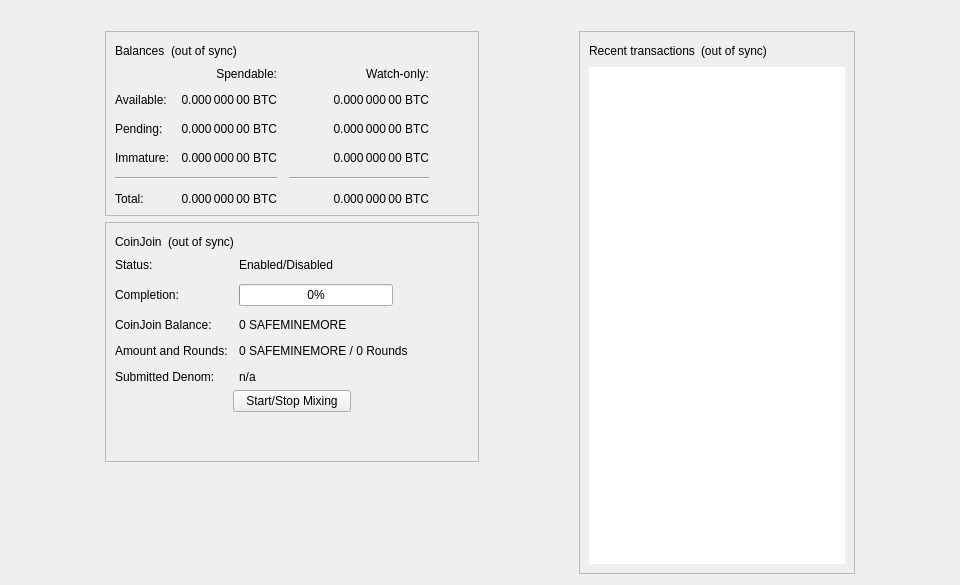
<?xml version="1.0" encoding="UTF-8"?>
<ui version="4.0">
 <class>OverviewPage</class>
 <widget class="QWidget" name="OverviewPage">
  <property name="geometry">
   <rect>
    <x>0</x>
    <y>0</y>
    <width>960</width>
    <height>585</height>
   </rect>
  </property>
  <property name="minimumSize">
   <size>
    <width>960</width>
    <height>0</height>
   </size>
  </property>
  <property name="windowTitle">
   <string>Form</string>
  </property>
  <layout class="QVBoxLayout" name="topLayout">
   <item>
    <widget class="QLabel" name="labelAlerts">
     <property name="visible">
      <bool>false</bool>
     </property>
     <property name="wordWrap">
      <bool>true</bool>
     </property>
     <property name="margin">
      <number>3</number>
     </property>
     <property name="textInteractionFlags">
      <set>Qt::TextSelectableByMouse</set>
     </property>
    </widget>
   </item>
   <item>
    <layout class="QHBoxLayout" name="horizontalLayout" stretch="1,0,1,0,1">
     <item>
      <spacer name="horizontalSpacerLeft">
       <property name="orientation">
        <enum>Qt::Horizontal</enum>
       </property>
       <property name="sizeType">
        <enum>QSizePolicy::Preferred</enum>
       </property>
       <property name="sizeHint" stdset="0">
        <size>
         <width>10</width>
         <height>20</height>
        </size>
       </property>
      </spacer>
     </item>
     <item>
      <layout class="QVBoxLayout" name="verticalLayout_2">
       <item>
        <widget class="QFrame" name="frame">
         <property name="frameShape">
          <enum>QFrame::StyledPanel</enum>
         </property>
         <property name="frameShadow">
          <enum>QFrame::Raised</enum>
         </property>
         <layout class="QVBoxLayout" name="verticalLayout_4">
          <item>
           <layout class="QHBoxLayout" name="horizontalLayout_4">
            <item>
             <widget class="QLabel" name="label_5">
              <property name="text">
               <string>Balances</string>
              </property>
             </widget>
            </item>
            <item>
             <widget class="QLabel" name="labelWalletStatus">
              <property name="toolTip">
               <string>The displayed information may be out of date. Your wallet automatically synchronizes with the Safeminemore network after a connection is established, but this process has not completed yet.</string>
              </property>
              <property name="text">
               <string notr="true">(out of sync)</string>
              </property>
              <property name="alignment">
               <set>Qt::AlignLeading|Qt::AlignLeft|Qt::AlignVCenter</set>
              </property>
             </widget>
            </item>
            <item>
             <spacer name="horizontalSpacer_3">
              <property name="orientation">
               <enum>Qt::Horizontal</enum>
              </property>
              <property name="sizeHint" stdset="0">
               <size>
                <width>40</width>
                <height>20</height>
               </size>
              </property>
             </spacer>
            </item>
           </layout>
          </item>
          <item>
           <layout class="QGridLayout" name="gridLayout">
            <property name="spacing">
             <number>12</number>
            </property>
            <item row="2" column="2">
             <widget class="QLabel" name="labelWatchPending">
              <property name="cursor">
               <cursorShape>IBeamCursor</cursorShape>
              </property>
              <property name="toolTip">
               <string>Unconfirmed transactions to watch-only addresses</string>
              </property>
              <property name="text">
               <string notr="true">0.000 000 00 BTC</string>
              </property>
              <property name="alignment">
               <set>Qt::AlignRight|Qt::AlignTrailing|Qt::AlignVCenter</set>
              </property>
              <property name="textInteractionFlags">
               <set>Qt::LinksAccessibleByMouse|Qt::TextSelectableByKeyboard|Qt::TextSelectableByMouse</set>
              </property>
             </widget>
            </item>
            <item row="2" column="1">
             <widget class="QLabel" name="labelUnconfirmed">
              <property name="cursor">
               <cursorShape>IBeamCursor</cursorShape>
              </property>
              <property name="toolTip">
               <string>Total of transactions that have yet to be confirmed, and do not yet count toward the spendable balance</string>
              </property>
              <property name="text">
               <string notr="true">0.000 000 00 BTC</string>
              </property>
              <property name="alignment">
               <set>Qt::AlignRight|Qt::AlignTrailing|Qt::AlignVCenter</set>
              </property>
              <property name="textInteractionFlags">
               <set>Qt::LinksAccessibleByMouse|Qt::TextSelectableByKeyboard|Qt::TextSelectableByMouse</set>
              </property>
             </widget>
            </item>
            <item row="3" column="2">
             <widget class="QLabel" name="labelWatchImmature">
              <property name="cursor">
               <cursorShape>IBeamCursor</cursorShape>
              </property>
              <property name="toolTip">
               <string>Mined balance in watch-only addresses that has not yet matured</string>
              </property>
              <property name="text">
               <string notr="true">0.000 000 00 BTC</string>
              </property>
              <property name="alignment">
               <set>Qt::AlignRight|Qt::AlignTrailing|Qt::AlignVCenter</set>
              </property>
              <property name="textInteractionFlags">
               <set>Qt::LinksAccessibleByMouse|Qt::TextSelectableByKeyboard|Qt::TextSelectableByMouse</set>
              </property>
             </widget>
            </item>
            <item row="4" column="0" colspan="2">
             <widget class="Line" name="lineSpendableBalance">
              <property name="orientation">
               <enum>Qt::Horizontal</enum>
              </property>
             </widget>
            </item>
            <item row="4" column="2">
             <widget class="Line" name="lineWatchBalance">
              <property name="sizePolicy">
               <sizepolicy hsizetype="Preferred" vsizetype="Fixed">
                <horstretch>0</horstretch>
                <verstretch>0</verstretch>
               </sizepolicy>
              </property>
              <property name="minimumSize">
               <size>
                <width>140</width>
                <height>0</height>
               </size>
              </property>
              <property name="orientation">
               <enum>Qt::Horizontal</enum>
              </property>
             </widget>
            </item>
            <item row="5" column="0">
             <widget class="QLabel" name="labelTotalText">
              <property name="text">
               <string>Total:</string>
              </property>
             </widget>
            </item>
            <item row="3" column="1">
             <widget class="QLabel" name="labelImmature">
              <property name="cursor">
               <cursorShape>IBeamCursor</cursorShape>
              </property>
              <property name="toolTip">
               <string>Mined balance that has not yet matured</string>
              </property>
              <property name="text">
               <string notr="true">0.000 000 00 BTC</string>
              </property>
              <property name="alignment">
               <set>Qt::AlignRight|Qt::AlignTrailing|Qt::AlignVCenter</set>
              </property>
              <property name="textInteractionFlags">
               <set>Qt::LinksAccessibleByMouse|Qt::TextSelectableByKeyboard|Qt::TextSelectableByMouse</set>
              </property>
             </widget>
            </item>
            <item row="2" column="3">
             <spacer name="horizontalSpacer_2">
              <property name="orientation">
               <enum>Qt::Horizontal</enum>
              </property>
              <property name="sizeHint" stdset="0">
               <size>
                <width>40</width>
                <height>20</height>
               </size>
              </property>
             </spacer>
            </item>
            <item row="3" column="0">
             <widget class="QLabel" name="labelImmatureText">
              <property name="text">
               <string>Immature:</string>
              </property>
             </widget>
            </item>
            <item row="5" column="1">
             <widget class="QLabel" name="labelTotal">
              <property name="cursor">
               <cursorShape>IBeamCursor</cursorShape>
              </property>
              <property name="toolTip">
               <string>Your current total balance</string>
              </property>
              <property name="text">
               <string notr="true">0.000 000 00 BTC</string>
              </property>
              <property name="alignment">
               <set>Qt::AlignRight|Qt::AlignTrailing|Qt::AlignVCenter</set>
              </property>
              <property name="textInteractionFlags">
               <set>Qt::LinksAccessibleByMouse|Qt::TextSelectableByKeyboard|Qt::TextSelectableByMouse</set>
              </property>
             </widget>
            </item>
            <item row="5" column="2">
             <widget class="QLabel" name="labelWatchTotal">
              <property name="cursor">
               <cursorShape>IBeamCursor</cursorShape>
              </property>
              <property name="toolTip">
               <string>Current total balance in watch-only addresses</string>
              </property>
              <property name="text">
               <string notr="true">0.000 000 00 BTC</string>
              </property>
              <property name="alignment">
               <set>Qt::AlignRight|Qt::AlignTrailing|Qt::AlignVCenter</set>
              </property>
              <property name="textInteractionFlags">
               <set>Qt::LinksAccessibleByMouse|Qt::TextSelectableByKeyboard|Qt::TextSelectableByMouse</set>
              </property>
             </widget>
            </item>
            <item row="0" column="2">
             <widget class="QLabel" name="labelWatchonly">
              <property name="text">
               <string>Watch-only:</string>
              </property>
              <property name="alignment">
               <set>Qt::AlignRight|Qt::AlignTrailing|Qt::AlignVCenter</set>
              </property>
             </widget>
            </item>
            <item row="1" column="0">
             <widget class="QLabel" name="labelBalanceText">
              <property name="text">
               <string>Available:</string>
              </property>
             </widget>
            </item>
            <item row="1" column="1">
             <widget class="QLabel" name="labelBalance">
              <property name="cursor">
               <cursorShape>IBeamCursor</cursorShape>
              </property>
              <property name="toolTip">
               <string>Your current spendable balance</string>
              </property>
              <property name="text">
               <string notr="true">0.000 000 00 BTC</string>
              </property>
              <property name="alignment">
               <set>Qt::AlignRight|Qt::AlignTrailing|Qt::AlignVCenter</set>
              </property>
              <property name="textInteractionFlags">
               <set>Qt::LinksAccessibleByMouse|Qt::TextSelectableByKeyboard|Qt::TextSelectableByMouse</set>
              </property>
             </widget>
            </item>
            <item row="1" column="2">
             <widget class="QLabel" name="labelWatchAvailable">
              <property name="cursor">
               <cursorShape>IBeamCursor</cursorShape>
              </property>
              <property name="toolTip">
               <string>Your current balance in watch-only addresses</string>
              </property>
              <property name="text">
               <string notr="true">0.000 000 00 BTC</string>
              </property>
              <property name="alignment">
               <set>Qt::AlignRight|Qt::AlignTrailing|Qt::AlignVCenter</set>
              </property>
              <property name="textInteractionFlags">
               <set>Qt::LinksAccessibleByMouse|Qt::TextSelectableByKeyboard|Qt::TextSelectableByMouse</set>
              </property>
             </widget>
            </item>
            <item row="2" column="0">
             <widget class="QLabel" name="labelPendingText">
              <property name="text">
               <string>Pending:</string>
              </property>
             </widget>
            </item>
            <item row="0" column="1">
             <widget class="QLabel" name="labelSpendable">
              <property name="text">
               <string>Spendable:</string>
              </property>
              <property name="alignment">
               <set>Qt::AlignRight|Qt::AlignTrailing|Qt::AlignVCenter</set>
              </property>
             </widget>
            </item>
           </layout>
          </item>
         </layout>
        </widget>
       </item>
       <item>
        <widget class="QFrame" name="frameCoinJoin">
         <property name="layoutDirection">
          <enum>Qt::LeftToRight</enum>
         </property>
         <property name="frameShape">
          <enum>QFrame::StyledPanel</enum>
         </property>
         <property name="frameShadow">
          <enum>QFrame::Raised</enum>
         </property>
         <layout class="QVBoxLayout" name="VerticalLayout_PS1">
          <item>
           <layout class="QHBoxLayout" name="horizontalLayout_5">
            <item>
             <widget class="QLabel" name="labelCoinJoinHeader">
              <property name="text">
               <string notr="true">CoinJoin</string>
              </property>
             </widget>
            </item>
            <item>
             <widget class="QLabel" name="labelCoinJoinSyncStatus">
              <property name="toolTip">
               <string>The displayed information may be out of date. Your wallet automatically synchronizes with the Safeminemore network after a connection is established, but this process has not completed yet.</string>
              </property>
              <property name="text">
               <string notr="true">(out of sync)</string>
              </property>
              <property name="alignment">
               <set>Qt::AlignLeading|Qt::AlignLeft|Qt::AlignVCenter</set>
              </property>
             </widget>
            </item>
            <item>
             <spacer name="horizontalSpacer_4">
              <property name="orientation">
               <enum>Qt::Horizontal</enum>
              </property>
              <property name="sizeHint" stdset="0">
               <size>
                <width>40</width>
                <height>20</height>
               </size>
              </property>
             </spacer>
            </item>
           </layout>
          </item>
          <item>
           <layout class="QFormLayout" name="coinJoinFormLayout">
            <property name="fieldGrowthPolicy">
             <enum>QFormLayout::AllNonFixedFieldsGrow</enum>
            </property>
            <property name="horizontalSpacing">
             <number>11</number>
            </property>
            <property name="verticalSpacing">
             <number>12</number>
            </property>
            <item row="0" column="0">
             <widget class="QLabel" name="labelCoinJoinEnabledText">
              <property name="text">
               <string>Status:</string>
              </property>
             </widget>
            </item>
            <item row="0" column="1">
             <widget class="QLabel" name="labelCoinJoinEnabled">
              <property name="text">
               <string>Enabled/Disabled</string>
              </property>
             </widget>
            </item>
            <item row="1" column="0">
             <widget class="QLabel" name="labelCompletitionText">
              <property name="text">
               <string>Completion:</string>
              </property>
             </widget>
            </item>
            <item row="1" column="1">
             <widget class="QProgressBar" name="coinJoinProgress">
              <property name="maximumSize">
               <size>
                <width>154</width>
                <height>16777215</height>
               </size>
              </property>
              <property name="value">
               <number>0</number>
              </property>
             </widget>
            </item>
            <item row="2" column="0">
             <widget class="QLabel" name="labelAnonymizedText">
              <property name="text">
               <string notr="true">CoinJoin Balance:</string>
              </property>
             </widget>
            </item>
            <item row="2" column="1">
             <widget class="QLabel" name="labelAnonymized">
              <property name="text">
               <string notr="true">0 SAFEMINEMORE</string>
              </property>
             </widget>
            </item>
            <item row="3" column="0">
             <widget class="QLabel" name="labelAmountAndRoundsText">
              <property name="text">
               <string>Amount and Rounds:</string>
              </property>
             </widget>
            </item>
            <item row="3" column="1">
             <widget class="QLabel" name="labelAmountRounds">
              <property name="text">
               <string notr="true">0 SAFEMINEMORE / 0 Rounds</string>
              </property>
             </widget>
            </item>
            <item row="4" column="0">
             <widget class="QLabel" name="labelSubmittedDenomText">
              <property name="text">
               <string>Submitted Denom:</string>
              </property>
             </widget>
            </item>
            <item row="4" column="1">
             <widget class="QLabel" name="labelSubmittedDenom">
              <property name="toolTip">
               <string>The denominations you submitted to the Smartnode.&lt;br&gt;To mix, other users must submit the exact same denominations.</string>
              </property>
              <property name="text">
               <string>n/a</string>
              </property>
              <property name="wordWrap">
               <bool>true</bool>
              </property>
             </widget>
            </item>
           </layout>
          </item>
          <item>
           <layout class="QVBoxLayout" name="VerticalLayout_PS">
            <item>
             <layout class="QHBoxLayout" name="horizontalLayout_3">
              <property name="topMargin">
               <number>0</number>
              </property>
              <item>
               <spacer name="horizontalSpacer_5">
                <property name="orientation">
                 <enum>Qt::Horizontal</enum>
                </property>
                <property name="sizeHint" stdset="0">
                 <size>
                  <width>40</width>
                  <height>20</height>
                 </size>
                </property>
               </spacer>
              </item>
              <item>
               <widget class="QPushButton" name="toggleCoinJoin">
                <property name="sizePolicy">
                 <sizepolicy hsizetype="MinimumExpanding" vsizetype="Fixed">
                  <horstretch>0</horstretch>
                  <verstretch>0</verstretch>
                 </sizepolicy>
                </property>
                <property name="text">
                 <string>Start/Stop Mixing</string>
                </property>
               </widget>
              </item>
              <item>
               <spacer name="horizontalSpacer_6">
                <property name="orientation">
                 <enum>Qt::Horizontal</enum>
                </property>
                <property name="sizeHint" stdset="0">
                 <size>
                  <width>40</width>
                  <height>20</height>
                 </size>
                </property>
               </spacer>
              </item>
             </layout>
            </item>
            <item>
             <spacer name="verticalSpacer_3">
              <property name="orientation">
               <enum>Qt::Vertical</enum>
              </property>
              <property name="sizeHint" stdset="0">
               <size>
                <width>20</width>
                <height>40</height>
               </size>
              </property>
             </spacer>
            </item>
           </layout>
          </item>
         </layout>
        </widget>
       </item>
       <item>
        <spacer name="verticalSpacer">
         <property name="orientation">
          <enum>Qt::Vertical</enum>
         </property>
         <property name="sizeHint" stdset="0">
          <size>
           <width>20</width>
           <height>40</height>
          </size>
         </property>
        </spacer>
       </item>
      </layout>
     </item>
     <item>
      <spacer name="horizontalSpacerCenter">
       <property name="orientation">
        <enum>Qt::Horizontal</enum>
       </property>
       <property name="sizeHint" stdset="0">
        <size>
         <width>10</width>
         <height>20</height>
        </size>
       </property>
      </spacer>
     </item>
     <item>
      <layout class="QVBoxLayout" name="verticalLayout_3">
       <item>
        <widget class="QFrame" name="frame_2">
         <property name="frameShape">
          <enum>QFrame::StyledPanel</enum>
         </property>
         <property name="frameShadow">
          <enum>QFrame::Raised</enum>
         </property>
         <layout class="QVBoxLayout" name="verticalLayout">
          <item>
           <layout class="QHBoxLayout" name="horizontalLayout_2">
            <item>
             <widget class="QLabel" name="label_4">
              <property name="text">
               <string>Recent transactions</string>
              </property>
             </widget>
            </item>
            <item>
             <widget class="QLabel" name="labelTransactionsStatus">
              <property name="toolTip">
               <string>The displayed information may be out of date. Your wallet automatically synchronizes with the Safeminemore network after a connection is established, but this process has not completed yet.</string>
              </property>
              <property name="text">
               <string notr="true">(out of sync)</string>
              </property>
              <property name="alignment">
               <set>Qt::AlignLeading|Qt::AlignLeft|Qt::AlignVCenter</set>
              </property>
             </widget>
            </item>
            <item>
             <spacer name="horizontalSpacer">
              <property name="orientation">
               <enum>Qt::Horizontal</enum>
              </property>
              <property name="sizeHint" stdset="0">
               <size>
                <width>40</width>
                <height>20</height>
               </size>
              </property>
             </spacer>
            </item>
           </layout>
          </item>
          <item>
           <widget class="QListView" name="listTransactions">
            <property name="frameShape">
             <enum>QFrame::NoFrame</enum>
            </property>
            <property name="verticalScrollBarPolicy">
             <enum>Qt::ScrollBarAlwaysOff</enum>
            </property>
            <property name="horizontalScrollBarPolicy">
             <enum>Qt::ScrollBarAlwaysOff</enum>
            </property>
            <property name="selectionMode">
             <enum>QAbstractItemView::NoSelection</enum>
            </property>
           </widget>
          </item>
         </layout>
        </widget>
       </item>
      </layout>
     </item>
     <item>
      <spacer name="horizontalSpacerRight">
       <property name="orientation">
        <enum>Qt::Horizontal</enum>
       </property>
       <property name="sizeType">
        <enum>QSizePolicy::Preferred</enum>
       </property>
       <property name="sizeHint" stdset="0">
        <size>
         <width>10</width>
         <height>20</height>
        </size>
       </property>
      </spacer>
     </item>
    </layout>
   </item>
  </layout>
 </widget>
 <resources/>
 <connections/>
</ui>
